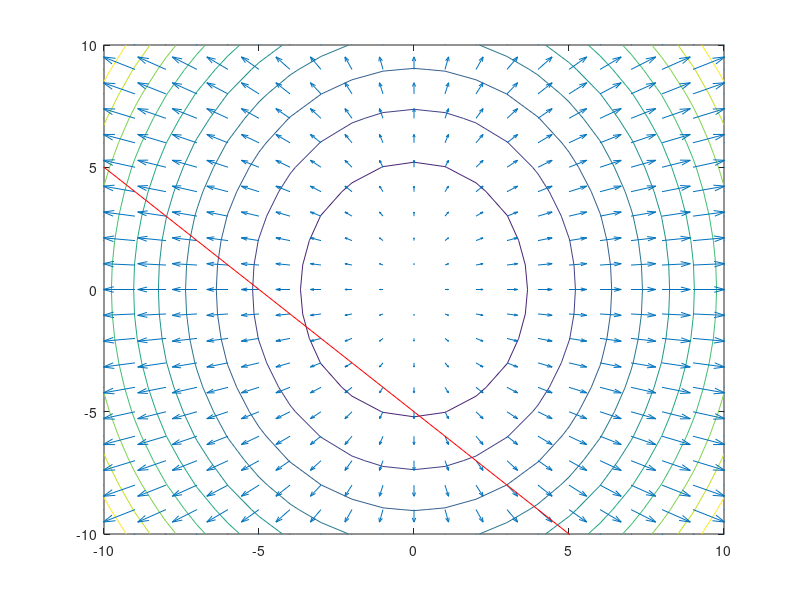

Write the MATLAB code that produced this figure.
% use meshgrid to create a rectangular grid
[x, y] = meshgrid(-10:1:10, -10:1:10);

% compute function values at the points of the grid
z = 2*x.^2 + y.^2;

% compute gradients
% dx – partial derivative in respect of x; dy – partial derivative in respect of y
[dx, dy] = gradient(z);

% plot contourlines
contour(x, y, z)

% the next plot will be constructed on top of the existing figure
hold on

% plot gradients
quiver(x, y, dx, dy)

% the next plot will be constructed on top of the existing figure
hold on

% plot the constraints function g1
x1 = -10:1:10;
y1 = - x1 - 5;
plot(x1, y1, 'r')